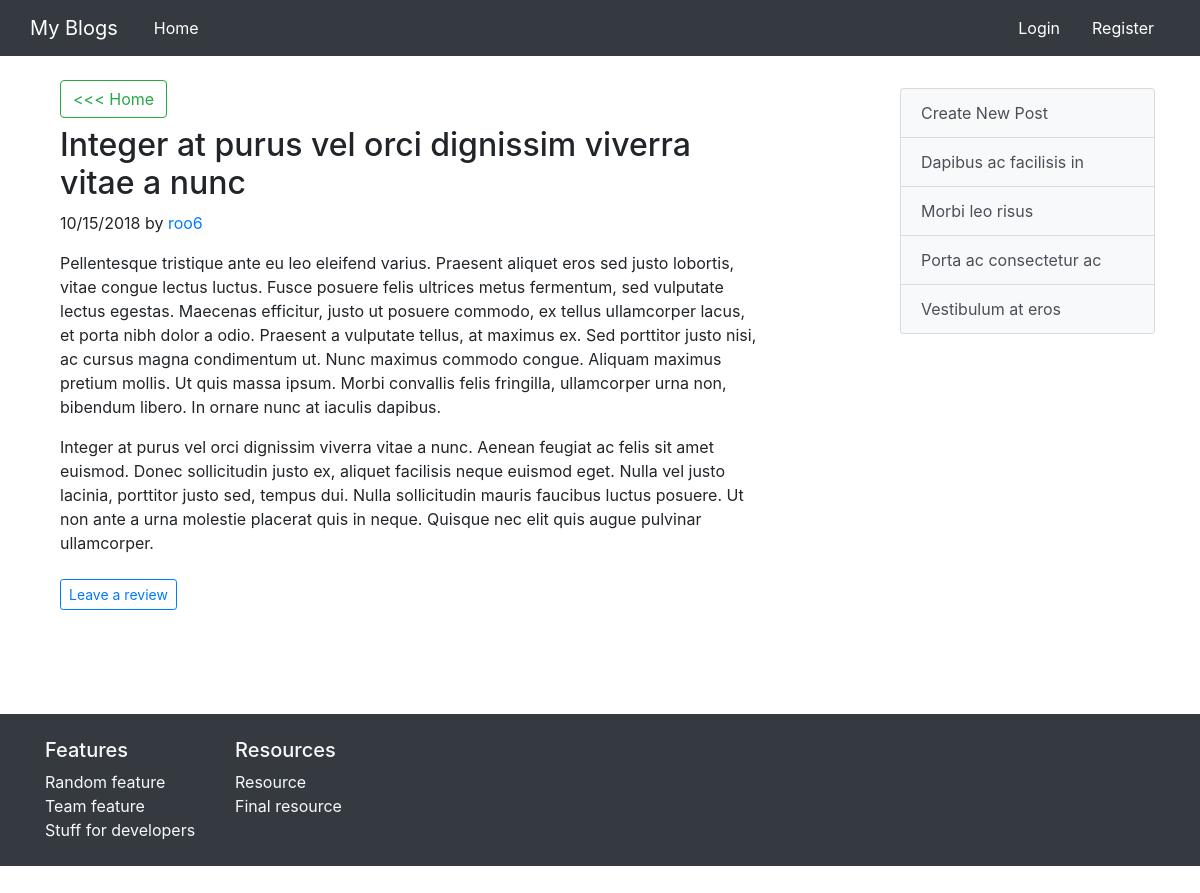
Before: /post/10/ with the older database file.
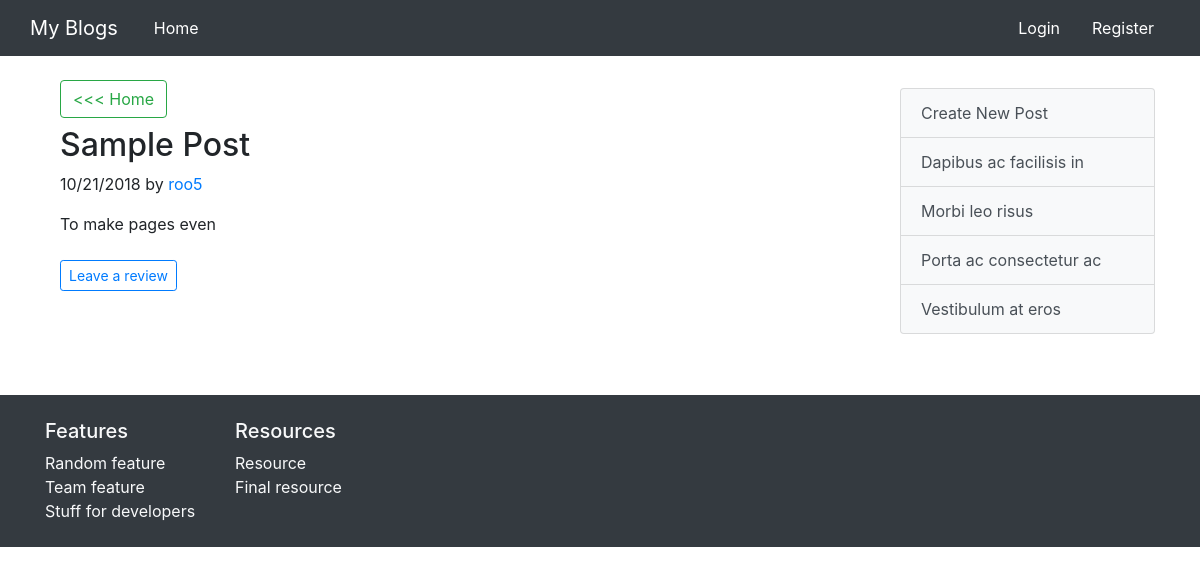
After: the same page with the newer database file.
### post/models.py (models this page shows, shortened)
class Post(models.Model):
    title = models.CharField(max_length=100)
    content = models.TextField()
    date_posted = models.DateTimeField(default=timezone.now)
    author = models.ForeignKey(User, on_delete=models.CASCADE)

### post/views.py (the view)
# urls.py: path('post/<int:pk>/', PostDetialView.as_view(), name='post_detail'),
class PostDetialView(DetailView):
    model = Post

### post/templates/post/post_detail.html (shortened to what this page needs)
{% extends 'post/base.html' %}
{% block content %}
<div class="container">
    {% if 'update' not in request.META.HTTP_REFERER and 'create' not in request.META.HTTP_REFERER and 'delete' not in request.META.HTTP_REFERER%}
        <a href="{{request.META.HTTP_REFERER}}" class="btn btn-outline-success btn-outline-success my-2">< Back</a>
    {% else %}
        <a href="{% url 'post_home' %}" class="btn btn-outline-success btn-outline-success my-2"><<< Home</a>
    {% endif %}
    <div class="row md-5">
        <div class="col-sm">
            <div class="">
                <h2 class="">{{ object.title }}</h2>
                <p>{{ object.date_posted|date:"m/d/Y" }} by <a href="#">{{ object.author }}</a></p>
                {{ object.content|linebreaks }}
            </div>
        </div>
    </div>
    {% if object.author == user %}
    <div class="row">
        <a href="{% url 'post_update' object.id %}" class="btn btn-primary">Edit</a>
        <a href="{% url 'post_delete' object.id %}" class="btn btn-danger ml-1">Delete</a>
    </div>
    {% else %}
    <a href="{% url 'review_create' object.id %}" class="btn btn-sm btn-outline-primary my-2">Leave a review</a>
    {% endif %}
</div>
{% endblock content %}

### post/templates/post/base.html (shortened to what this page needs)
<!DOCTYPE html>
{% load static %}
<html lang="en" dir="ltr">
<head>
    <link rel="stylesheet" href="https://stackpath.bootstrapcdn.com/bootstrap/4.1.3/css/bootstrap.min.css">
    <link rel="stylesheet" type="text/css" href="{% static 'post/master.css' %}">
</head>
<body>
    <header>
        <nav class="navbar navbar-dark bg-dark">
            <div class="container">
                <div class="row">
                    <a class="navbar-brand" href="{% url 'post_home' %}">My Blogs</a>
                    <div class="row ml-1">
                        <div class="nav-item active">
                            <a class="nav-link" href="{% url 'post_home' %}">Home</a>
                        </div>
                    </div>
                </div>
                <div class="row">
                    {% if user.is_authenticated %}
                        <div class="nav-item active">
                            <span class="nav-link" href="#">Hello, {{user.username}}</span>
                        </div>
                        <div class="nav-item active">
                            <a class="nav-link" href="{% url 'user_profile' %}">Profile</a>
                        </div>
                        <div class="nav-item active">
                            <a class="nav-link" href="{% url 'user_logout' %}">Logout</a>
                        </div>
                    {% else %}
                        <div class="nav-item active">
                            <a class="nav-link" href="{% url 'user_login' %}">Login</a>
                        </div>
                        <div class="nav-item active">
                            <a class="nav-link" href="{% url 'user_register' %}">Register</a>
                        </div>
                    {% endif %}
                </div>
            </div>
        </nav>
    </header>
    <main class="container">
        <div class="row my-3">
            <div class="col-md-8">
                {% block content %}{% endblock content %}
            </div>
            <div class="col-md-3 offset-md-1 mt-3">
                <div class="list-group">
                    <a href="{%  url 'post_create' %}" class="list-group-item list-group-item-action  bg-light">
                        Create New Post
                    </a>
                    <a href="#" class="list-group-item list-group-item-action bg-light">Dapibus ac facilisis in</a>
                    <a href="#" class="list-group-item list-group-item-action bg-light">Morbi leo risus</a>
                    <a href="#" class="list-group-item list-group-item-action bg-light">Porta ac consectetur ac</a>
                    <a href="#" class="list-group-item list-group-item-action  bg-light">Vestibulum at eros</a>
                </div>
            </div>
        </div>
    </main>
    <footer class="py-4 my-5 bg-dark">
        <div class="container">
            <div class="row">
                <div class="col-6 col-md-2">
                    <h5 class="text-light">Features</h5>
                    <ul class="list-unstyled text-small">
                        <li><a class="text-light" href="#">Random feature</a></li>
                        <li><a class="text-light" href="#">Team feature</a></li>
                        <li><a class="text-light" href="#">Stuff for developers</a></li>
                    </ul>
                </div>
                <div class="col-6 col-md-2">
                    <h5 class="text-light">Resources</h5>
                    <ul class="list-unstyled text-small">
                        <li><a class="text-light" href="#">Resource</a></li>
                        <li><a class="text-light" href="#">Final resource</a></li>
                    </ul>
                </div>
            </div>
        </div>
    </footer>
</body>
</html>

### post/static/post/master.css (style rules this page uses)
ul { margin-top: 0; margin-bottom: 0; }
.nav-link { color: #fff; }

Changed rows visible on the page:
changed Post: title "Integer at purus vel orci dignissim viverra vitae a nunc" → "Sample Post"; date_posted "10/15/2018" → "10/21/2018"; author "roo6" → "roo5"; content "Pellentesque tristique ante eu leo eleifend varius. Praesent aliquet eros sed justo lobortis, vitae congue lectus luctus. Fusce posuere felis ultrices metus fermentum, sed vulputate lectus egestas. Maecenas efficitur, justo ut posuere commodo, ex tellus ullamcorper lacus, et porta nibh dolor a odio. Praesent a vulputate tellus, at maximus ex. Sed porttitor justo nisi, ac cursus magna condimentum ut. Nunc maximus commodo congue. Aliquam maximus pretium mollis. Ut quis massa ipsum. Morbi convallis felis fringilla, ullamcorper urna non, bibendum libero. In ornare nunc at iaculis dapibus. Integer at purus vel orci dignissim viverra vitae a nunc. Aenean feugiat ac felis sit amet euismod. Donec…" → "To make pages even"
